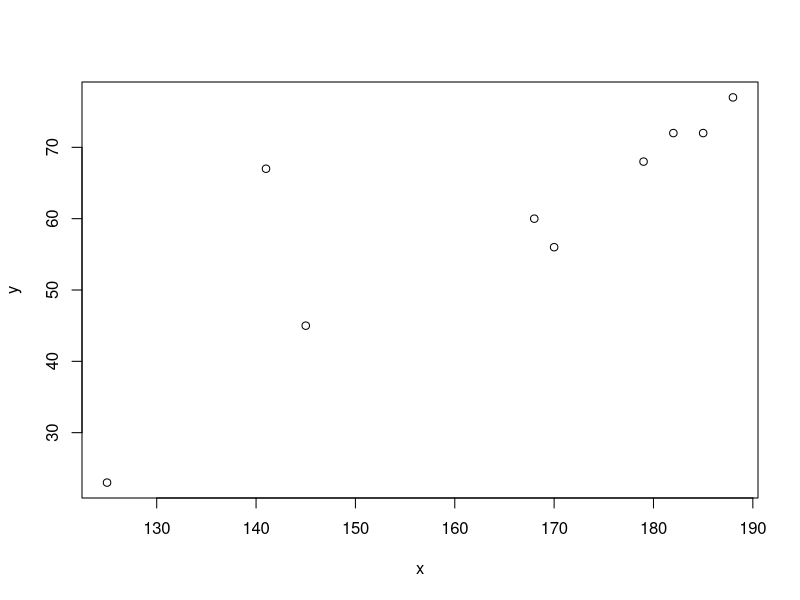
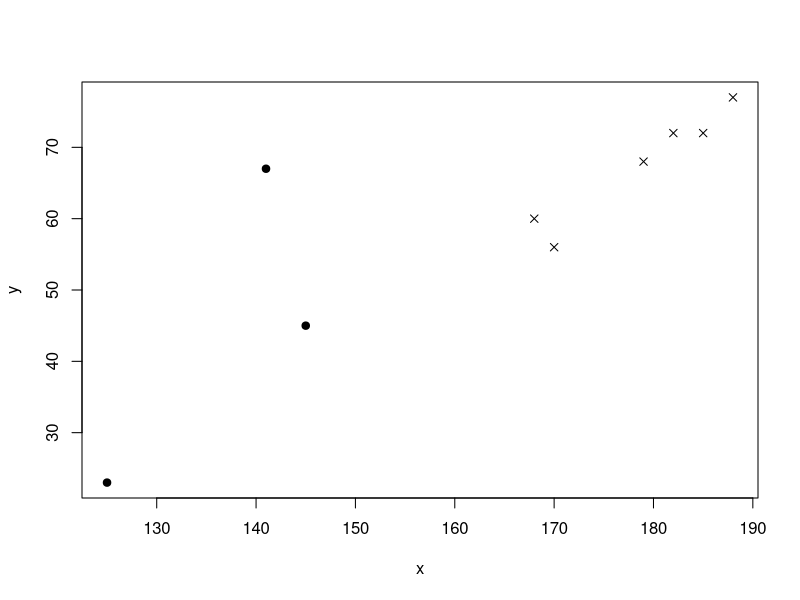

R code for these plots, in order:
library(cluster)
x<-c(185,170,168,179,182,188,145,141,125)
y<-c(72,56,60,68,72,77,45,67,23)

plot(x, y)
cls<-data.frame(x,y)
cls1<-data.matrix(cls)

km=kmeans(cls1,2,nstart=10)
km

plot(cls1[km$cluster ==1,],pch = 19,xlim=c(min(cls1[,1]),max(cls1[,1])),ylim=c(min(cls1[,2]),max(cls1[,2])))
points(cls1[km$cluster == 2,], pch = 4)
